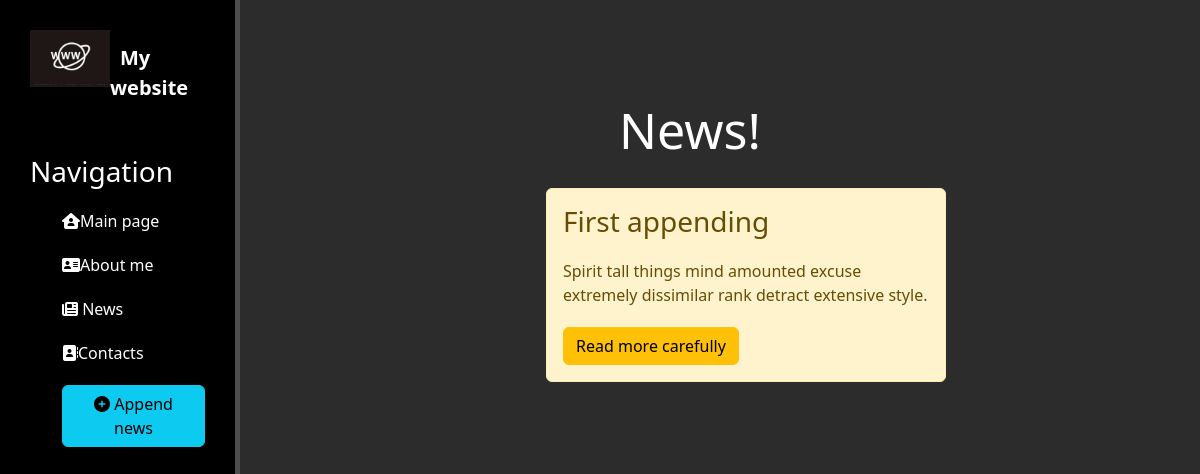
Before: /news/ with the older database file.
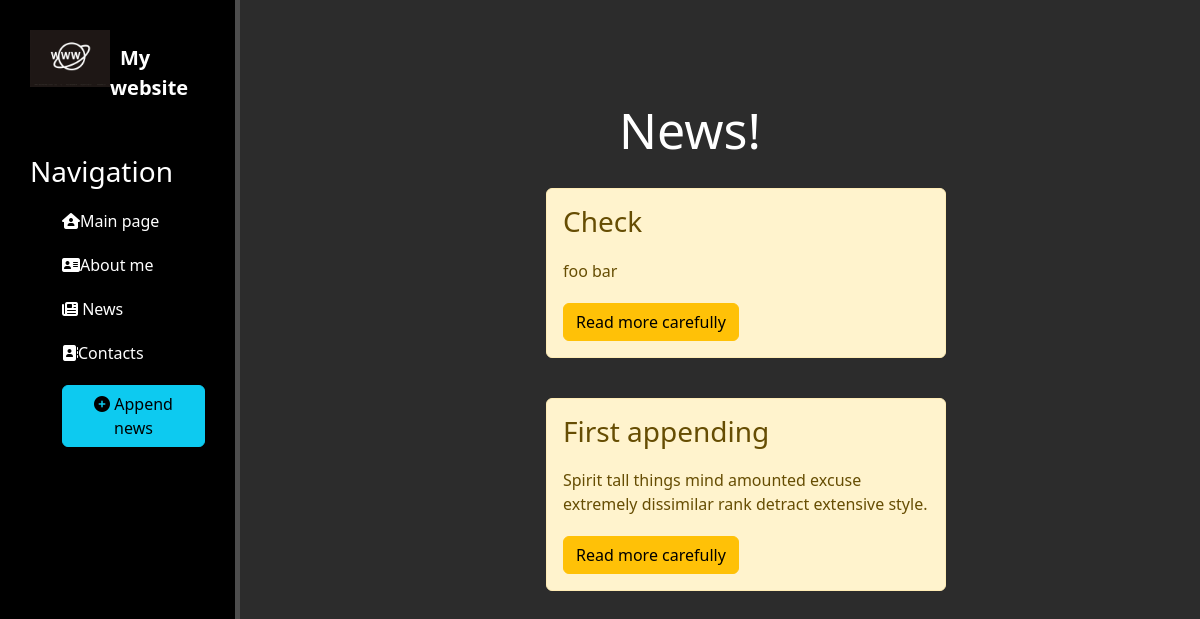
After: the same page with the newer database file.
### news/models.py (models this page shows, shortened)
class Articles(models.Model):
    title = models.CharField('Name', max_length=50)
    anons = models.CharField('Anons', max_length=250) #default='None
    full_text = models.TextField('Full_text')
    date = models.DateTimeField('Date of Publication')
    class Meta:
        verbose_name = 'New'
        verbose_name_plural = 'News'

### news/views.py (the view)
# urls.py: path('', views.news_home, name='news_home'),
def news_home(request):
    news = Articles.objects.order_by('-date')
    return render(request, 'news/news_home.html', {'news': news})

### news/templates/news/news_home.html (shortened to what this page needs)
{% extends 'main/layout.html' %}
{% block content %}
    <div class="features">
        <h1>News!</h1>
        {% if news %}
            {% for el in news %}
                <div class="alert alert-warning">
                    <h3>{{ el.title }}</h3>
                    <p>{{ el.anons }}</p>
                    <a href="{%url 'news_detail' el.id %}" class="btn btn-warning"> Read more carefully </a>
                </div>
            {%endfor%}
        {% else %}
            <p> There's no News! </p>
        {% endif %}
    </div>
{% endblock %}

### main/templates/main/layout.html (shortened to what this page needs)
{% load static %}
<!doctype html>
<html lang="en">
<head>
    <link rel="stylesheet" href="https://cdn.jsdelivr.net/npm/bootstrap@5.2.0/dist/css/bootstrap.min.css">
    <link rel="stylesheet" href="{% static 'main/css/main.css' %}">
    <link rel="stylesheet" href="https://use.fontawesome.com/releases/v6.2.0/css/all.css">
</head>
<body>
    <aside>
        <img src="{% static 'main/img/img_2.png' %}" alt="logo">
        <span class ='logo'>My website</span>
        <h3> Navigation </h3>
        <ul>
            <a href="{% url 'home' %}"><li><i class="fa-solid fa-house-user"></i>Main page</li></a>
            <a href="{% url 'about' %}"><li><i class="fas fa-address-card"></i>About me</li></a>
            <a href="{% url 'news_home' %}"><li><i class="fas fa-newspaper"></i> News </li></a>
            <a href=""><li><i class="fas fa-address-book"></i>Contacts </li></a>
            <a href="{% url 'create' %}"><li><button class="btn btn-info"><i class="fas fa-plus-circle"></i>  Append news </button></li></a>
        </ul>
    </aside>
    <main>
    {% block content %}
    {% endblock %}
    </main>
</body>
</html>

### main/static/main/css/main.css (style rules this page uses)
body { background: #2c2c2c; }
aside { float: left; background: #000000; width: 20%; padding:2.5%; height: 100vh; color: #fff; border-right : 5px solid #4d4d4d; }
aside img { width: 80px; float: left; }
aside .logo { font-size: 20px; margin-left: 10px; font-weight: bold; position: relative; top: 13px; }
aside h3 { margin-top: 65px; font-size: 28px; }
aside ul { list-style: none }
aside a { text-decoration: none }
aside ul li { text-decoration: none; color: #fff; display: block; margin-top: 20px; transition: transform .3s ease; }
main .features { float: left; color: #fff; margin-top: 100px; text-align: center; width: 75% }
main .features h1 { font-size: 50px; }
main .features p { max-width: 400px; margin: 20px auto }
.alert-warning { float: left; clear: both; width: 400px; margin: 20px 34%; text-align: left; }

Changed rows visible on the page:
added Articles: title "Check", anons "foo bar"
